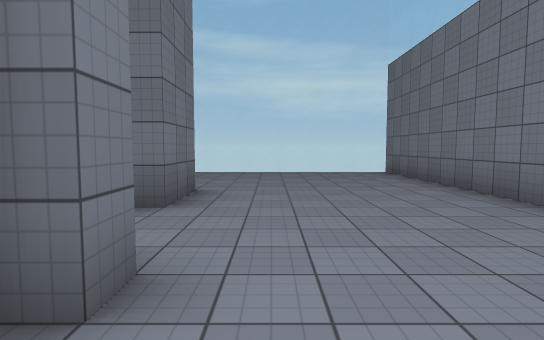
view 1 (above)

21 first-person views from a walk through a Unity game level. The camera is 1.4 m above the floor, tilts 4° down and sees 80° across. The floor is counted in squares, 2 m on a side. Each view is taken from the middle of a square. On the plan, view 1 faces up. The plan holds only what a view shows up to about 10 squares ahead; the rest is blank. The place goes on beyond the plan. The player character is not drawn. Some animated figures are not drawn. Surface patterns are stand-ins for the level's own textures.

view 2
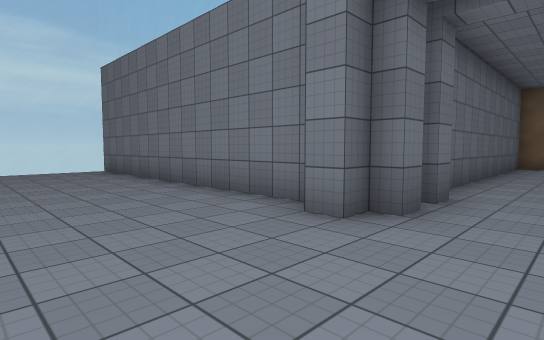

view 3
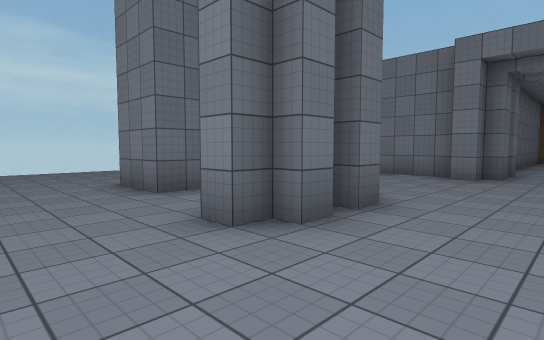

view 4
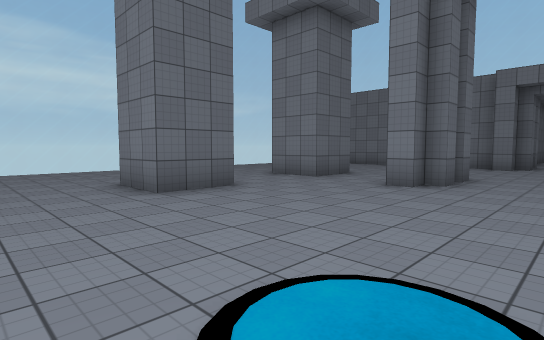

view 5
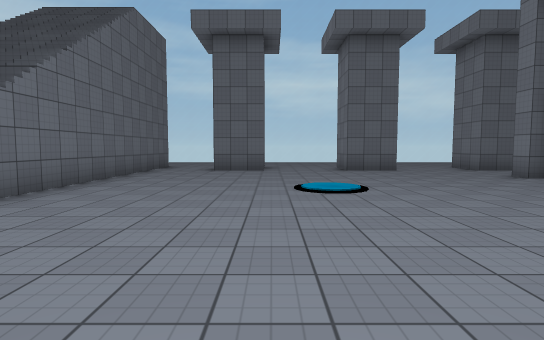

view 6
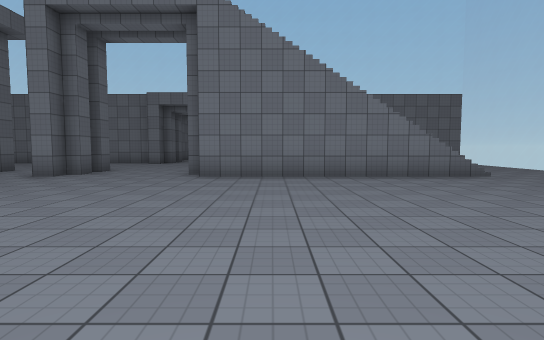

view 7
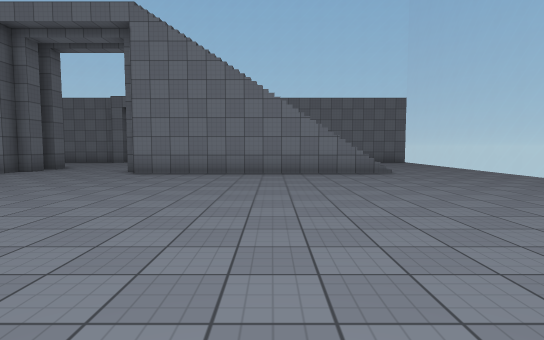

view 8
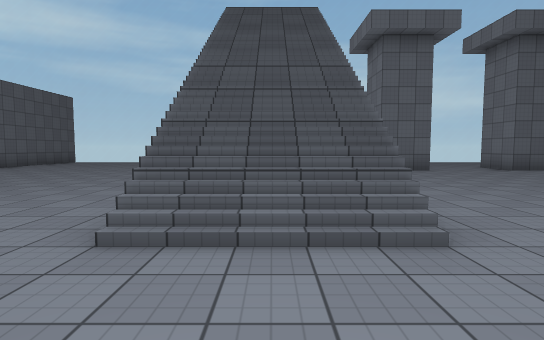

view 9
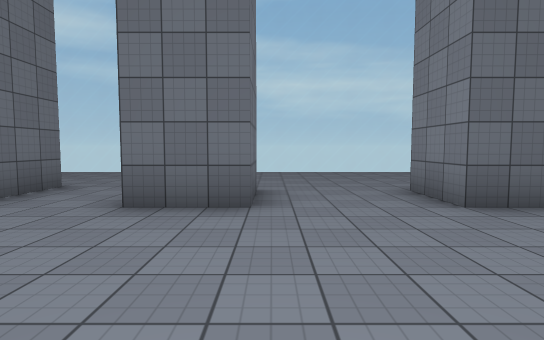

view 10
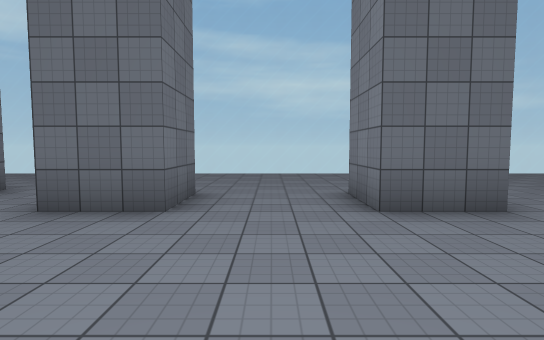

view 11
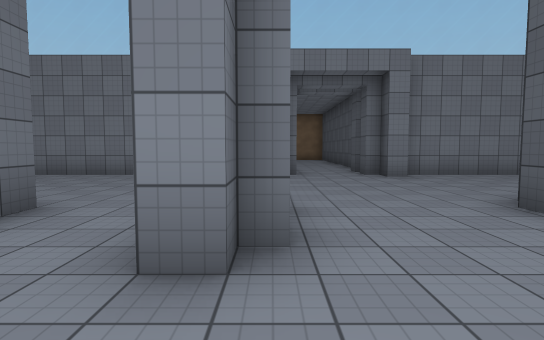

view 12
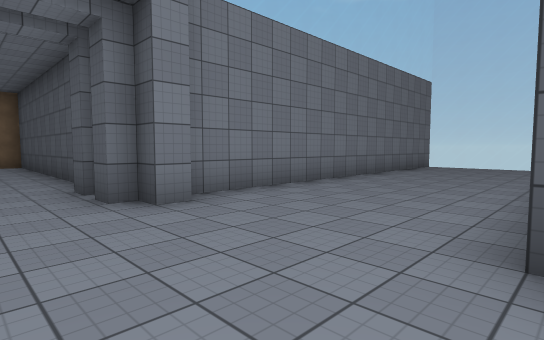

view 13
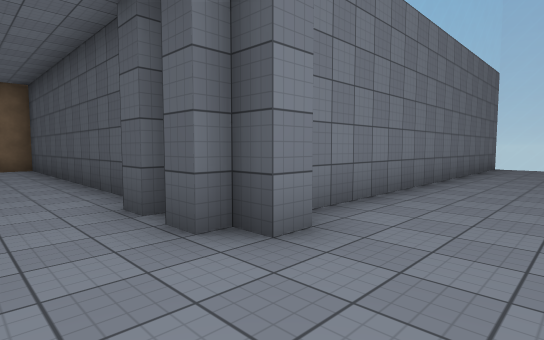

view 14
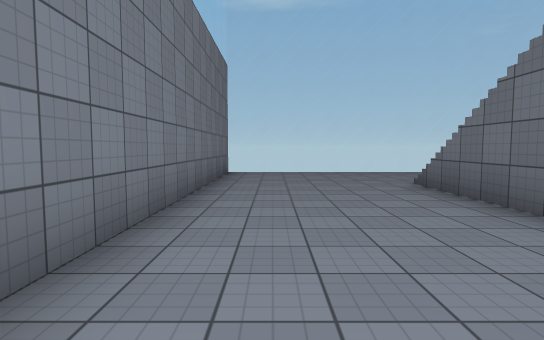

view 15
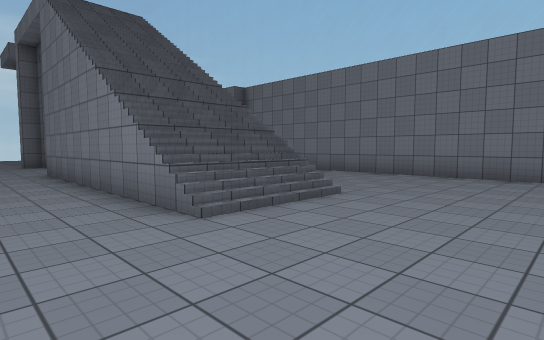

view 16
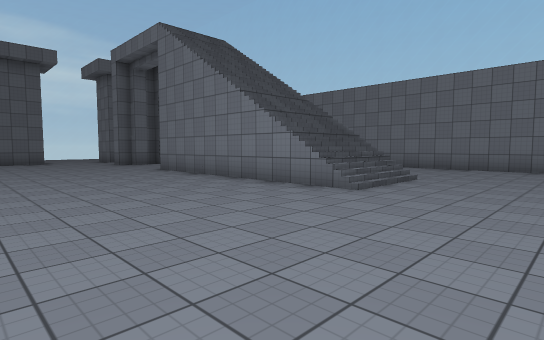

view 17
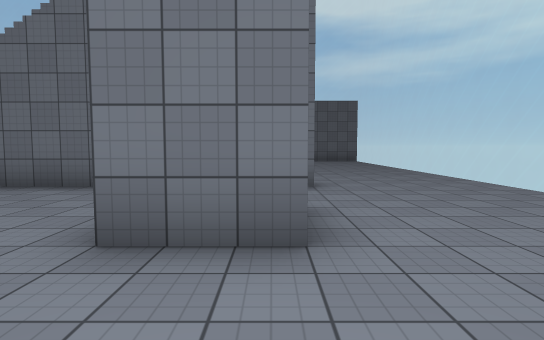

view 18
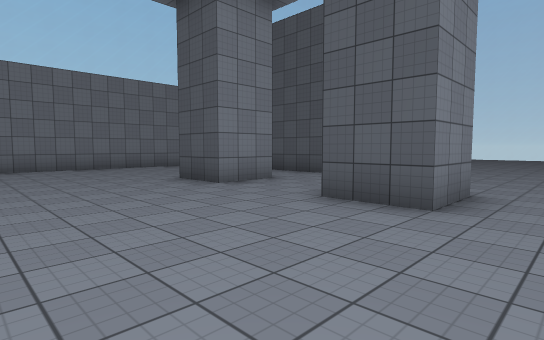

view 19
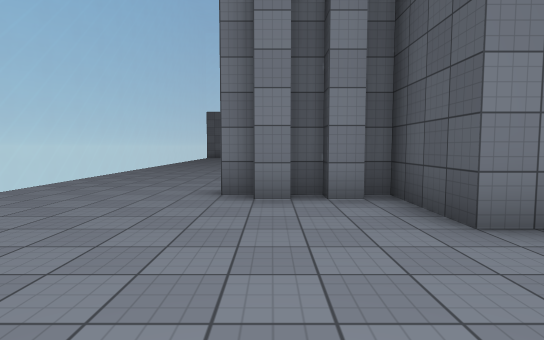

view 20
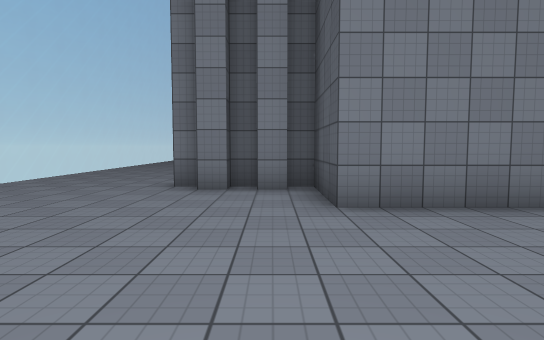

view 21
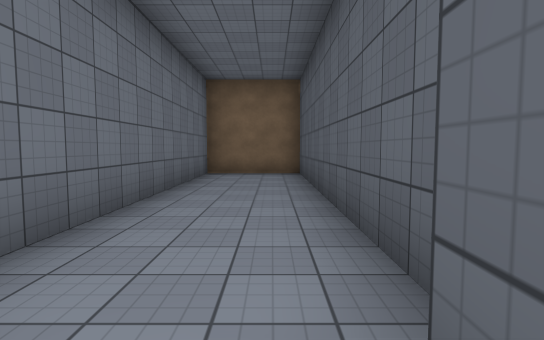

### Floor plan
Key: @ floor where view 1 was taken; # wall or solid block; . main floor; : floor 9 m higher than the main floor; / step, stairs or slope; = window, fence, low wall or low ledge.
Columns run from 21 left of view 1 to 13 right of it. Each row starts with its distance up from view 1.
 10     =====================#
  9     .....................=
  8     .....................=
  7     .....................=
  6     .....................=
  5    .....:..#...#...#.....=
  4 ........:..#...#...#.....=
  3 ......///................=
  2 ......///.........###....=
  1  .....///..........##...###########
  0   ....///............@............#
 -1    ...///.........................#
 -2    ...///.........///...###########
 -3     ..///.........///....=
 -4      .............///....=
 -5       ... ........///....=
 -6        . .........///....=
 -7           ........///....=
 -8            .......///....=
 -9             ......///....=
-10              ............=
-11              ............=
-12              ............=
-13                   =======#

Where each view was taken, in squares from view 1:
view 1: 0 up, 0 right, facing up
view 2: 1 down, 0 right, facing up-right
view 3: 1 down, 5 left, facing up-right
view 4: 1 down, 9 left, facing up-right
view 5: 6 down, 9 left, facing up
view 6: 4 down, 11 left, facing right
view 7: 6 down, 12 left, facing right
view 8: 6 down, 14 left, facing up
view 9: 0 up, 9 left, facing up
view 10: 0 up, 8 left, facing up
view 11: 1 up, 5 left, facing right
view 12: 0 up, 1 left, facing down-right
view 13: 0 up, 1 right, facing down-right
view 14: 3 down, 2 right, facing down
view 15: 12 down, 5 left, facing up-right
view 16: 12 down, 8 left, facing up-right
view 17: 5 up, 7 left, facing left
view 18: 9 up, 8 left, facing down-right
view 19: 5 up, 18 left, facing right
view 20: 4 up, 19 left, facing right
view 21: 1 down, 4 right, facing right
